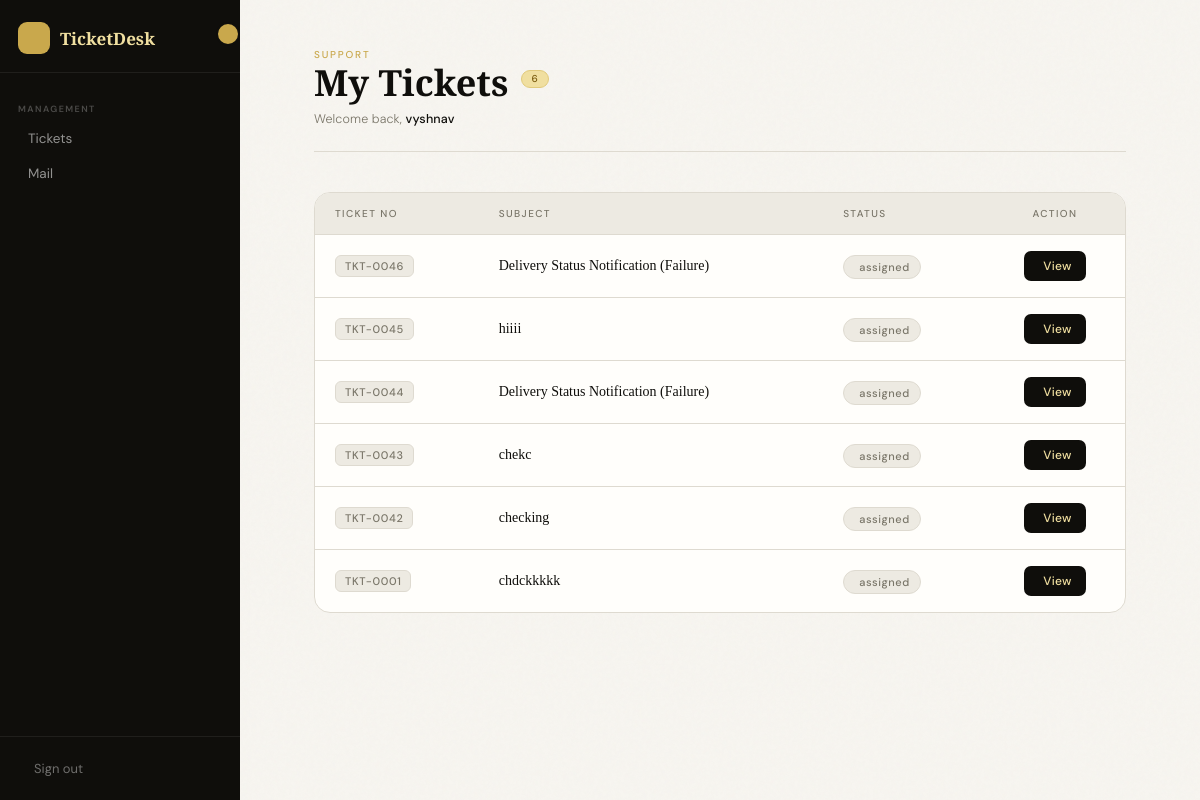
Page /staff/ (signed in) on the earlier database version.
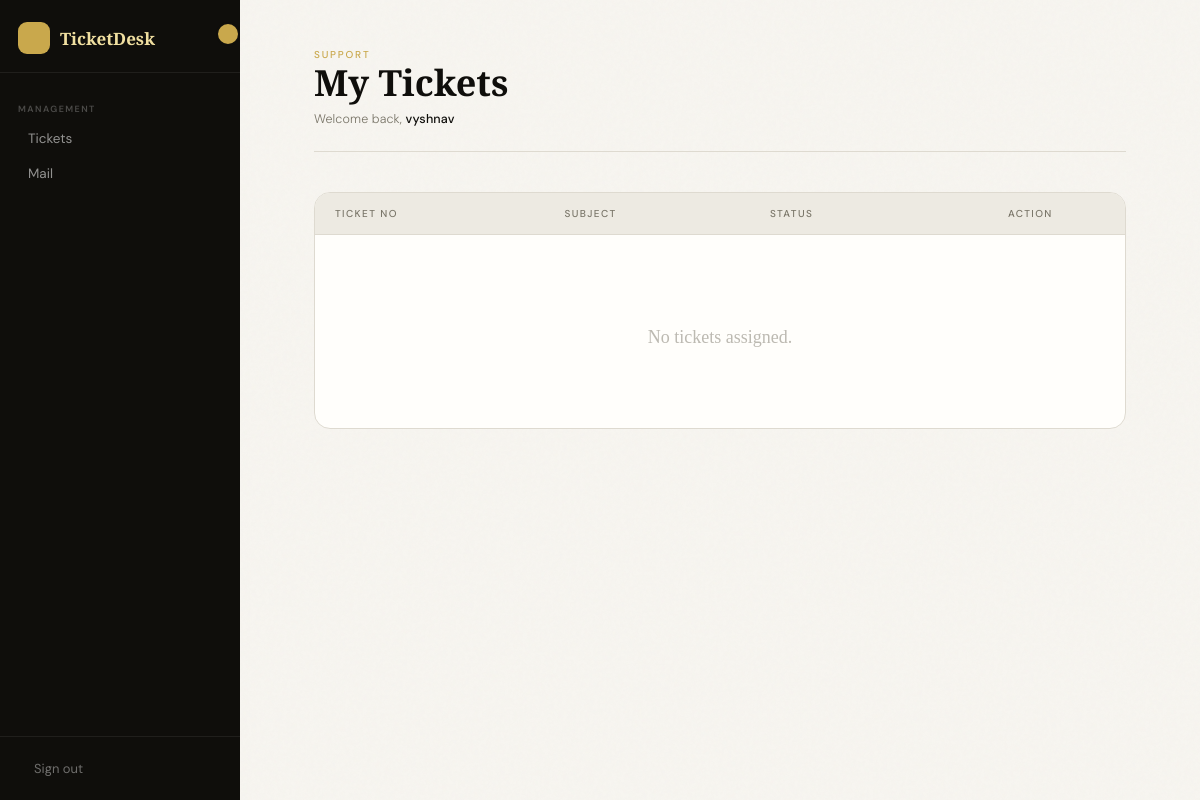
Same page on the later database version.
### myapp/models.py (models this page shows, shortened)
class Ticket(models.Model):
    STATUS_CHOICES = [
        ("unassigned", "Unassigned"),
        ("assigned",   "Assigned"),
        ("closed",     "Closed"),
    ]
    ticket_number = models.CharField(max_length=20, unique=True, editable=False)
    mail_id  = models.CharField(max_length=50, unique=True)
    subject = models.TextField(blank=True)
    sender = models.CharField(max_length=255, blank=True)
    date  = models.CharField(max_length=100, blank=True)
    body  = models.TextField(blank=True)
    cc    = models.TextField(blank=True, default="")
    bcc   = models.TextField(blank=True, default="")
    is_deleted= models.BooleanField(default=False)
    deleted_at = models.DateTimeField(null=True, blank=True)
    assigned_to = models.ForeignKey(Staff, null=True, blank=True, on_delete=models.SET_NULL, related_name="tickets")
    created_by  = models.ForeignKey(Staff, null=True, blank=True, on_delete=models.SET_NULL, related_name="created_tickets")
    status      = models.CharField(max_length=20, choices=STATUS_CHOICES, default="unassigned")
    created_at  = models.DateTimeField(auto_now_add=True)
    class Meta:
        ordering = ["-created_at"]

### myapp/views.py (the view)
# urls.py: path("staff/", views.staff_asigned_ticket, name="staff_asigned_ticket"),
def staff_asigned_ticket(request):
    staff_id = request.session.get("staff_id")
    if not staff_id:
        return redirect("login")
    staff = get_object_or_404(Staff,id=staff_id )
    tickets = Ticket.objects.filter(assigned_to=staff)
    return render(request, "staff_asigned_ticket.html", {
        "tickets": tickets,
        "staff": staff
    })

### templates/staff_asigned_ticket.html (shortened to what this page needs)
{% extends "main.html" %}
{% load static %}
{% block content %}
<div class="shell">
  <div class="top-bar">
    <div class="header-left">
      <span class="eyebrow">Support</span>
      <h1 class="title">
        My Tickets
        {% if tickets %}
          <span class="badge">{{ tickets|length }}</span>
        {% endif %}
      </h1>
      <p class="welcome-note">Welcome back, <strong>{{ staff.name }}</strong></p>
    </div>
  </div>
  <div class="table-wrapper">
    <table>
      <thead>
        <tr>
          <th>Ticket No</th>
          <th>Subject</th>
          <th>Status</th>
          <th>Action</th>
        </tr>
      </thead>
      <tbody>
        {% for ticket in tickets %}
        <tr style="animation-delay: {{ forloop.counter0 }}00ms;">
          <td><span class="ticket-num">{{ ticket.ticket_number }}</span></td>
          <td class="subject-cell">{{ ticket.subject }}</td>
          <td>
            {% if ticket.status == "open" or ticket.status == "Open" %}
              <span class="status-badge status-open"><i class="ti ti-circle-dot"></i> Open</span>
            {% elif ticket.status == "pending" or ticket.status == "Pending" %}
              <span class="status-badge status-pending"><i class="ti ti-clock"></i> Pending</span>
            {% elif ticket.status == "resolved" or ticket.status == "Resolved" %}
              <span class="status-badge status-resolved"><i class="ti ti-circle-check"></i> Resolved</span>
            {% elif ticket.status == "closed" or ticket.status == "Closed" %}
              <span class="status-badge status-closed"><i class="ti ti-circle-x"></i> Closed</span>
            {% else %}
              <span class="status-badge status-closed"> {{ ticket.status }}</span>
            {% endif %}
          </td>
          <td class="action-cell">
            <a href="{% url 'staff_ticket_detail' ticket.id %}" class="view-btn">
               View
            </a>
          </td>
        </tr>
        {% empty %}
        <tr class="empty-row">
          <td colspan="4">
            <div class="empty-inner">
              <p>No tickets assigned.</p>
            </div>
          </td>
        </tr>
        {% endfor %}
      </tbody>
    </table>
  </div>
</div>
{% endblock %}

Differences in the rows shown:
removed Ticket: ticket_number "TKT-0046", subject "Delivery Status Notification (Failure)", status "assigned"
removed Ticket: ticket_number "TKT-0045", subject "hiiii", status "assigned"
removed Ticket: ticket_number "TKT-0044", subject "Delivery Status Notification (Failure)", status "assigned"
removed Ticket: ticket_number "TKT-0043", subject "chekc", status "assigned"
removed Ticket: ticket_number "TKT-0042", subject "checking", status "assigned"
removed Ticket: ticket_number "TKT-0001", subject "chdckkkkk", status "assigned"
Other differences:
{{ tickets|length }}: "6" → (not shown)
text now shown: "No tickets assigned."
